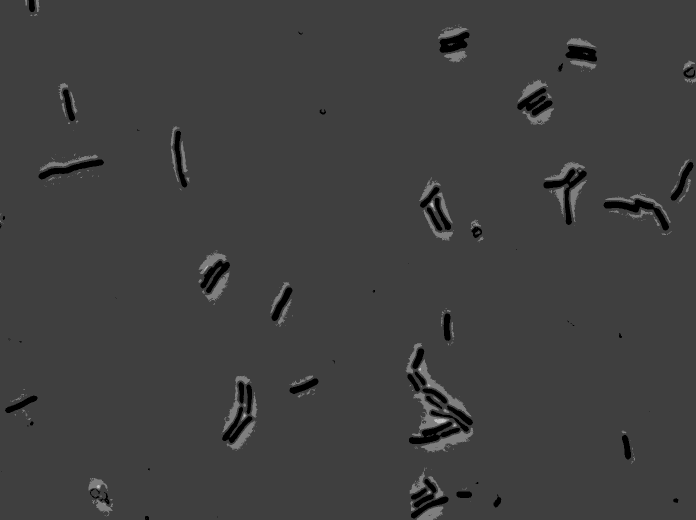
#> input picture data/bsub_100x_phase.tif, 1392 x 1040 px (shown at 1/2 size); the run also reads 1 picture not shown here
$ python lesson_38.py
#> lines starting #> are read from the running program, lines starting #| are printed output that depends on the picture; after the words box and inside, x2 and y2 are one past the last pixel; in counts of white or black regions, pixels touching at a corner belong together
import numpy as np

# Our image processing tools
import skimage.filters
import skimage.io
import skimage.morphology
import skimage.exposure

import matplotlib.pyplot as plt
import seaborn as sns
rc={'lines.linewidth': 2, 'axes.labelsize': 18, 'axes.titlesize': 18}
sns.set(rc=rc)

# Load the phase contrast image.
im_phase = skimage.io.imread('data/bsub_100x_phase.tif')
#> im_phase is the input picture: shape (1040, 1392) uint16; min 141, max 1043, mean 386
cfp_im = skimage.io.imread('data/bsub_100x_cfp.tif')
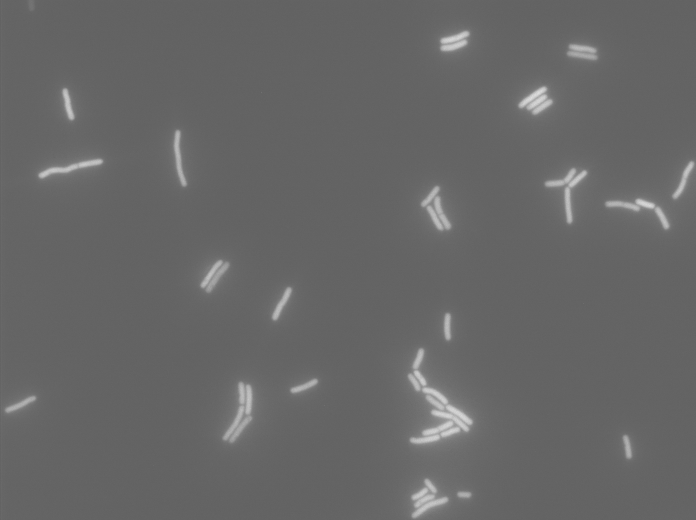
#> cfp_im: shape (1040, 1392) uint16 (shown at 1/2 size); min 93, max 226, mean 102.8


# Display the image, set Seaborn style 'dark' to avoid grid lines
with sns.axes_style('dark'):
    skimage.io.imshow(im_phase)

# Display the image
with sns.axes_style('dark'):
    skimage.io.imshow(im_phase / im_phase.max())

# Show the phase image.
plt.imshow(im_phase, cmap=plt.cm.Greys_r)
plt.close()

# Plot the histogram of the phase image.
# Get the histogram data
hist_phase, bins_phase = skimage.exposure.histogram(im_phase)
#> hist_phase = 903 values, max 32864 at index 241, min 0 at index 1, mean 1603.2; bins_phase = 903 values from 141 to 1043
plt.plot(bins_phase, hist_phase)

# Use matplotlib to make a pretty plot of histogram data
plt.fill_between(bins_phase, hist_phase, alpha=0.5)

# Label axes
plt.xlabel('pixel value')
plt.ylabel('count')

# Threshold value, as obtained by eye
thresh_phase = 280

# Generate thresholded image
im_phase_bw = im_phase < thresh_phase
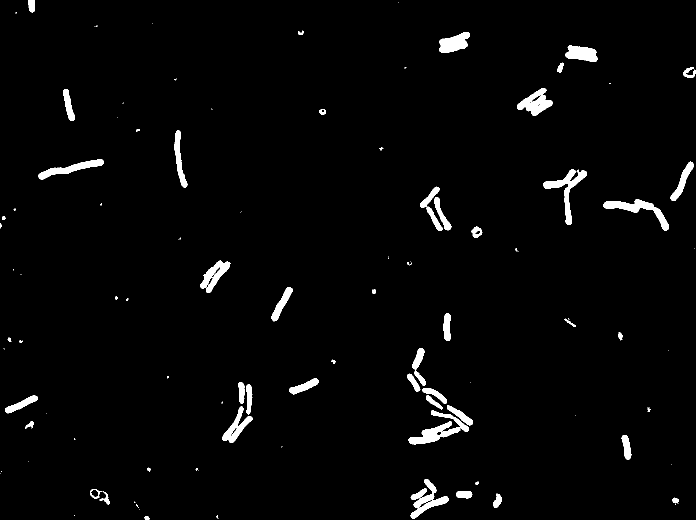
#> im_phase_bw: shape (1040, 1392) bool (shown at 1/2 size); 2.4% white; 117 white regions (63 under 20 px), largest, box (x1, y1, x2, y2) and area: (817, 821, 938, 889) 2583, (1086, 338, 1174, 450) 2218, (821, 958, 897, 1037) 2129

with sns.axes_style('dark'):
    plt.imshow(im_phase_bw, cmap=plt.cm.Greys_r)

# Show the fluorescence image.
with sns.axes_style('dark'):
    plt.imshow(cfp_im, cmap=plt.cm.viridis)

# Slice out region with hot pixel
plt.close()
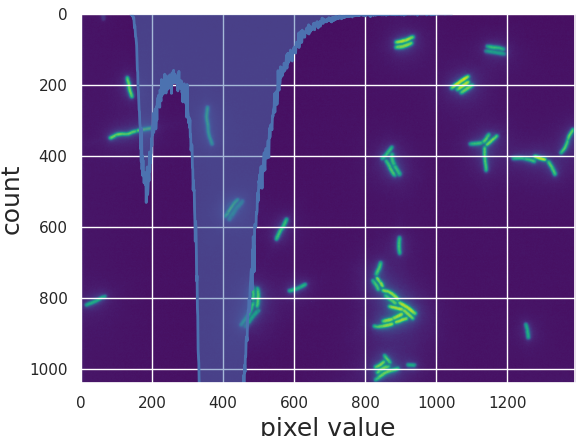
#> figure drawn by matplotlib, 1 panel
with sns.axes_style('dark'):
    plt.imshow(cfp_im[150:250, 450:550]/cfp_im.max(), cmap=plt.cm.viridis)


# Make the structuring element
selem = skimage.morphology.square(3)

# Perform the median filter
im_cfp_filt = skimage.filters.median(cfp_im, selem)

# Show filtered image with the viridis LUT.
with sns.axes_style('dark'):
    plt.imshow(im_cfp_filt, cmap=plt.cm.viridis)
    plt.colorbar()

# Same as before, but zoomed in.
with sns.axes_style('dark'):
    plt.imshow(im_cfp_filt[150:250, 450:550], cmap=plt.cm.viridis)
    plt.colorbar()

# Look at the histogram of the median filtered image.
# Get the histogram data
hist_cfp, bins_cfp = skimage.exposure.histogram(im_cfp_filt)
#> hist_cfp = 127 values, max 450134 at index 4, min 0 at index 124, mean 11399.1; bins_cfp = 127 values from 96 to 222
plt.close()
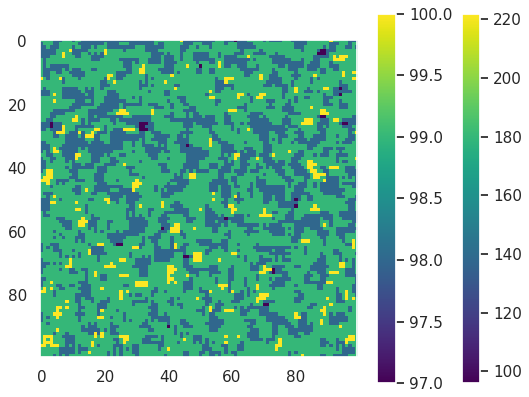
#> figure drawn by matplotlib, 3 panels

# Use matplotlib to make a pretty plot of histogram data
plt.fill_between(bins_cfp, hist_cfp, alpha=0.5)
plt.plot([115, 115], [0, 500000], 'r-')

# Label axes
plt.xlabel('pixel value')
plt.ylabel('count')

# Threshold value, as obtained by eye
thresh_cfp = im_cfp_filt > 120
#> thresh_cfp: shape (1040, 1392) bool; 3.5% white; 22 white regions (2 under 20 px), largest, box (x1, y1, x2, y2) and area: (813, 695, 950, 895) 11702, (444, 762, 510, 888) 4288, (820, 956, 900, 1040) 4020
plt.close()
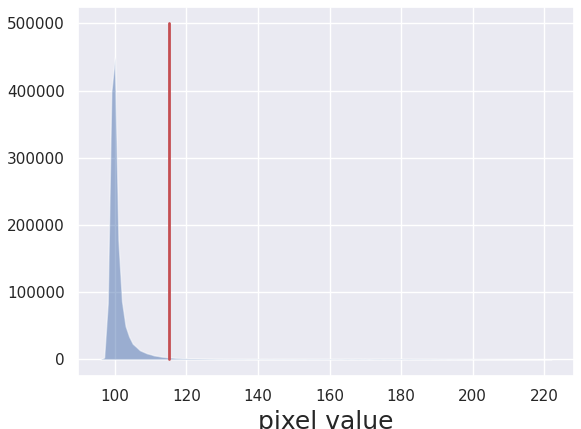
#> figure drawn by matplotlib, 1 panel
with sns.axes_style('dark'):
    plt.imshow(thresh_cfp, cmap=plt.cm.Greys_r)

# Aplly an otsu threshold.
phase_thresh = skimage.filters.threshold_otsu(im_phase)
#> phase_thresh = 437
cfp_thresh = skimage.filters.threshold_otsu(im_cfp_filt)
#> cfp_thresh = 135
phase_otsu = im_phase < phase_thresh
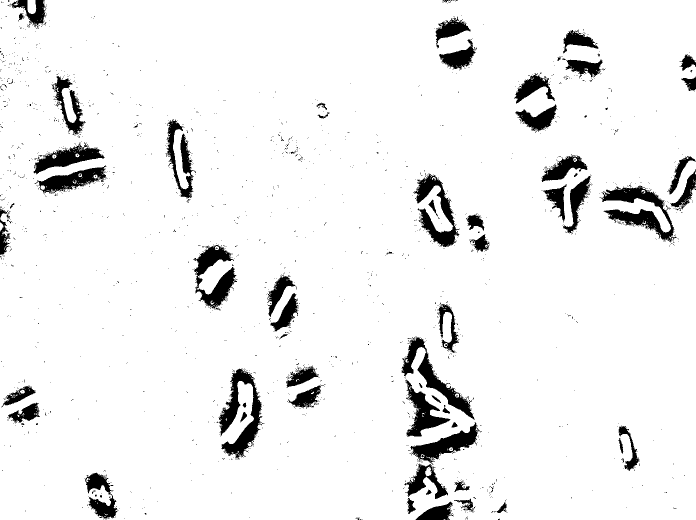
#> phase_otsu: shape (1040, 1392) bool (shown at 1/2 size); 93.6% white; 1722 black regions (1651 under 20 px), largest, box (x1, y1, x2, y2) and area: (437, 737, 529, 919) 6089, (1199, 371, 1354, 485) 5959, (386, 490, 474, 617) 4790
cfp_otsu = im_cfp_filt > cfp_thresh
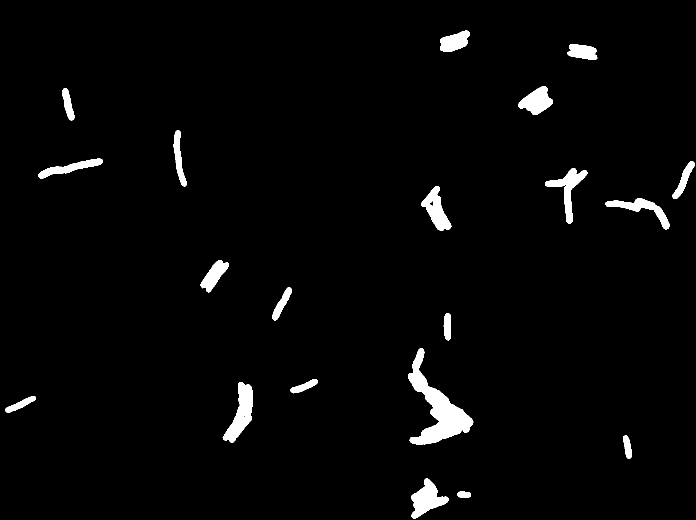
#> cfp_otsu: shape (1040, 1392) bool (shown at 1/2 size); 2.6% white; 20 white regions, largest, box (x1, y1, x2, y2) and area: (816, 697, 947, 890) 8480, (445, 764, 506, 885) 3342, (822, 957, 897, 1037) 2936

with sns.axes_style('dark'):
    plt.figure()
    plt.imshow(phase_otsu, cmap=plt.cm.Greys_r)
    plt.title('phase otsu')

    plt.figure()
    plt.imshow(cfp_otsu, cmap=plt.cm.Greys_r)
    plt.title('cfp otsu')
